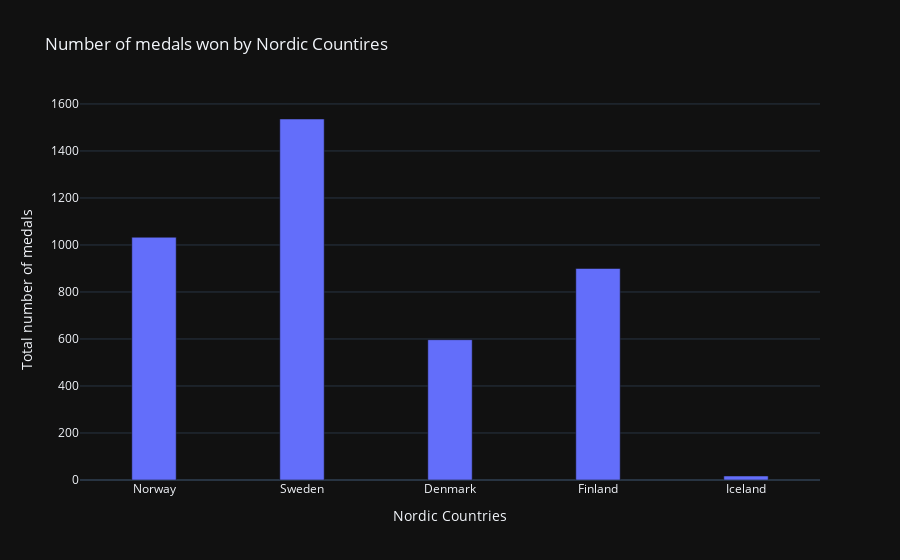

Notebook code for this chart:
### Markdown cell above
**TASK FOR YOU**:

### Code cell
dic_country_vs_medals = {
    "Norway" : nor,
    "Sweden" : swe,
    "Denmark" : den,
    "Finland" : fin,
    "Iceland" : isl
}
keys = dic_country_vs_medals.keys()

def find_total_medals(key):
    return dic_country_vs_medals[key]["Medal"].shape[0] - dic_country_vs_medals[key]["Medal"].isnull().sum()


fig = px.bar(
    x=keys, 
    y=[find_total_medals(key) for key in keys], title="Number of medals won by Nordic Countires", 
    labels={"y": "Total number of medals", "x": "Nordic Countries"},
    height=600
)
fig.update_traces(width=0.3)
fig.layout.template = "plotly_dark"
fig.show()

### Figure 1 — Plotly figure (JSON) as saved in the notebook; plotly's stock layout.template omitted (floating-point values rounded to 4 significant figures)
{"data": [{"alignmentgroup": "True", "hovertemplate": "Nordic Countries=%{x}<br>Total number of medals=%{y}<extra></extra>", "legendgroup": "", "marker": {"color": "#636efa", "pattern": {"shape": ""}}, "name": "", "offsetgroup": "", "orientation": "v", "showlegend": false, "textposition": "auto", "type": "bar", "width": 0.3, "x": ["Norway", "Sweden", "Denmark", "Finland", "Iceland"], "xaxis": "x", "y": [1033, 1536, 597, 900, 17], "yaxis": "y"}], "layout": {"autosize": true, "barmode": "relative", "legend": {"tracegroupgap": 0}, "title": {"text": "Number of medals won by Nordic Countires"}, "xaxis": {"anchor": "y", "autorange": true, "domain": [0, 1], "range": [-0.5, 4.5], "title": {"text": "Nordic Countries"}, "type": "category"}, "yaxis": {"anchor": "x", "autorange": true, "domain": [0, 1], "range": [0, 1617.0], "title": {"text": "Total number of medals"}, "type": "linear"}}}
